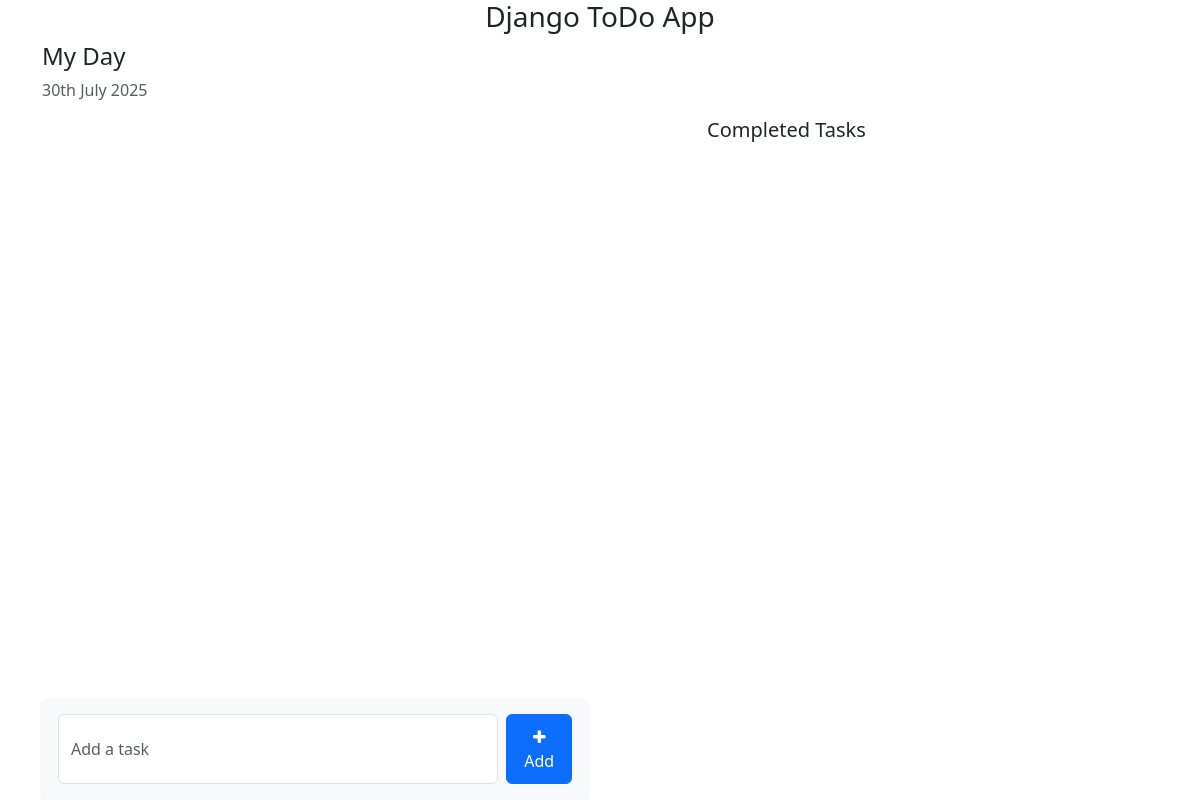
The app's page /, older data.
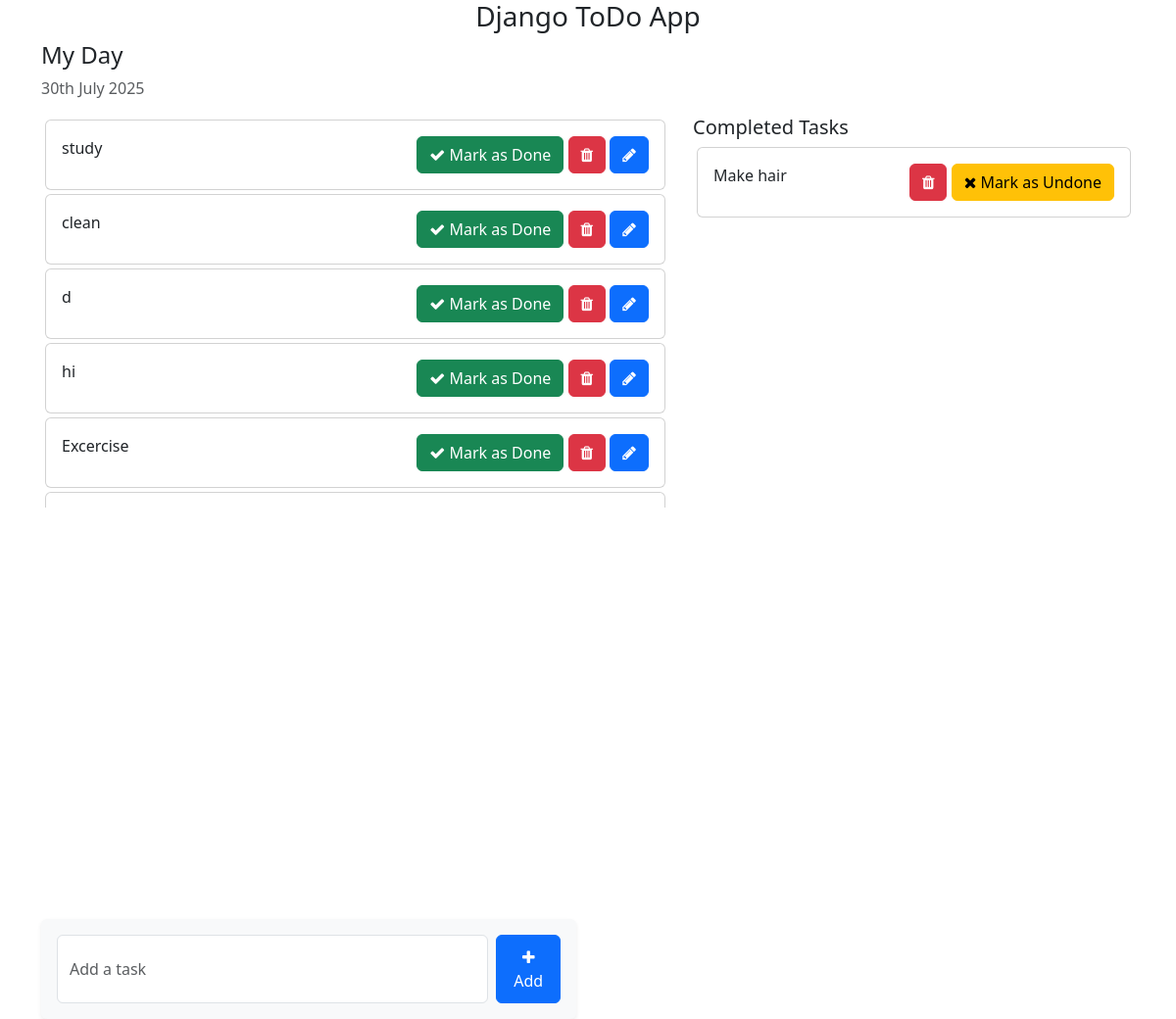
The same page, newer data.
### todo/models.py (models this page shows)
class Task(models.Model):
  task = models.CharField(max_length=250)
  is_completed = models.BooleanField(default = False)
  created_at = models.DateTimeField(auto_now_add=True)
  updated_at = models.DateTimeField(auto_now=True)
  def __str__(self):
    return self.task

### todo_main/views.py (the view)
# urls.py: 2. Add a URL to urlpatterns:  path('', views.home, name='home')
def home(request):
  tasks  = Task.objects.filter(is_completed = False).order_by('-updated_at')
  completed_tasks  = Task.objects.filter(is_completed = True).order_by('-updated_at')
  context = {
    'tasks' : tasks,
    'completed_tasks' : completed_tasks,
  }
  return render(request, 'home.html', context)

### templates/home.html (shortened to what this page needs)
<!DOCTYPE html>
<html lang="en">
<head>
    <link href="https://cdn.jsdelivr.net/npm/bootstrap@5.3.0-alpha1/dist/css/bootstrap.min.css" rel="stylesheet">
    <link rel="stylesheet" href="https://cdnjs.cloudflare.com/ajax/libs/font-awesome/4.7.0/css/font-awesome.min.css">
</head>
<body>
  <div class="container d-flex flex-column justify-content-between min-vh-100">
    <div>
      <h3 class="text-center">Django ToDo App</h3>
      <div class="row">
        <h4>My Day</h4>
        <p class="text-muted">{% now "jS F Y" %}</p>
        <div class="col-md-7" style="max-height: 400px; overflow-y: auto;">
          {% for task in tasks %}
          <div class="card m-1">
            <div class="card-body">
              {{task.task}}
              <span class="float-end">
                <a href="{% url 'mark_as_done' task.pk %}" class="btn btn-success"><i class="fa fa-check"></i> Mark as Done</a>
                <a href="{% url 'delete_task' task.pk %}" class="btn btn-danger"><i class="fa fa-trash"></i></a>
                <a href="{% url 'edit_task' task.pk %}" class="btn btn-primary"><i class="fa fa-pencil"></i></a>
              </span>
            </div>
          </div>
          {% endfor %}
        </div>
        <div class="col-md-5">
          <h5>Completed Tasks</h5>
          {% for task in completed_tasks %}
          <div class="card m-1">
            <div class="card-body">
              {{task}}
              <span class="float-end">
                <a href="{% url 'delete_task' task.pk %}" class="btn btn-danger"><i class="fa fa-trash"></i></a>
                <a href="{% url 'mark_as_undone' task.pk %}" class="btn btn-warning"><i class="fa fa-times"></i> Mark as Undone</a>
              </span>
            </div>
          </div>
          {% endfor %}
        </div>
      </div>
    </div>
    <div class="row">
      <div class="col-md-6">
        <form action="{% url 'addTask' %}" method="POST" class="bg-light p-3 rounded shadow-sm">
          <div class="form-group d-flex gap-2">
            <input type="text" name="task" class="form-control" placeholder="Add a task">
            <button type="submit" class="btn btn-primary"><i class="fa fa-plus"></i> Add</button>
          </div>
        </form>
      </div>
    </div>
  </div>
</body>
</html>

### templates/home.html (style rules this page uses)
.form-control { padding: 1.375rem .75rem !important; }

Row changes from the older to the newer data that the page shows:
added Task: task "study", shown under "My Day"
added Task: task "clean", shown under "My Day"
added Task: task "d", shown under "My Day"
added Task: task "hi", shown under "My Day"
added Task: task "Excercise", shown under "My Day"
added Task: task "Make hair", shown under "Completed Tasks"
